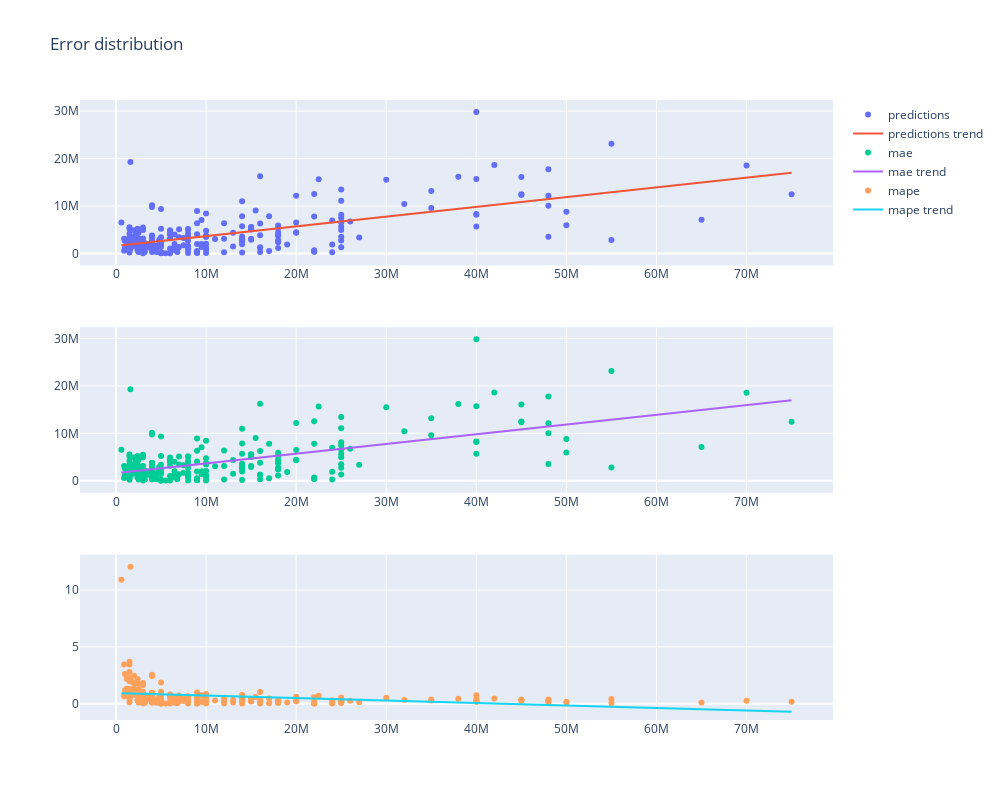

Write notebook code for a chart like this one.
### Code cell
m = CatBoost(
    target = 'marketval_0',
    features = ['age', 'season', 'window', 'loan', 'club_from_elo', 'club_to_elo', 'league_from_elo', 'league_to_elo'] + \
               td.data.columns[td.data.columns.str.contains('pos')].tolist() + \
               td.data.columns[td.data.columns.str.contains('_-')].tolist(),
    data = td.data
)
m.train_test_split()
m.scale()
m.tune_hp()
m.train()
m.inverse_scale()
m.mae()
m.mape()
m.plot_predictions()

### Figure 1 — Plotly figure (JSON) as saved in the notebook; plotly's stock layout.template omitted (floating-point values rounded to 4 significant figures; data arrays with more than 128 entries replaced by an {"elided": "..."} marker saying what was removed)
{"data": [{"mode": "markers", "name": "predictions", "type": "scatter", "x": {"elided": "240 float values"}, "xaxis": "x", "y": {"elided": "240 float values"}, "yaxis": "y"}, {"mode": "lines", "name": "predictions trend", "type": "scatter", "x": {"elided": "240 float values"}, "xaxis": "x", "y": {"elided": "240 float values"}, "yaxis": "y"}, {"mode": "markers", "name": "mae", "type": "scatter", "x": {"elided": "240 float values"}, "xaxis": "x2", "y": {"elided": "240 float values"}, "yaxis": "y2"}, {"mode": "lines", "name": "mae trend", "type": "scatter", "x": {"elided": "240 float values"}, "xaxis": "x2", "y": {"elided": "240 float values"}, "yaxis": "y2"}, {"mode": "markers", "name": "mape", "type": "scatter", "x": {"elided": "240 float values"}, "xaxis": "x3", "y": {"elided": "240 float values"}, "yaxis": "y3"}, {"mode": "lines", "name": "mape trend", "type": "scatter", "x": {"elided": "240 float values"}, "xaxis": "x3", "y": {"elided": "240 float values"}, "yaxis": "y3"}], "layout": {"height": 800, "title": {"text": "Error distribution"}, "width": 1000, "xaxis": {"anchor": "y", "domain": [0, 1]}, "xaxis2": {"anchor": "y2", "domain": [0, 1]}, "xaxis3": {"anchor": "y3", "domain": [0, 1]}, "yaxis": {"anchor": "x", "domain": [0.7333, 1]}, "yaxis2": {"anchor": "x2", "domain": [0.3667, 0.6333]}, "yaxis3": {"anchor": "x3", "domain": [0, 0.2667]}}}
